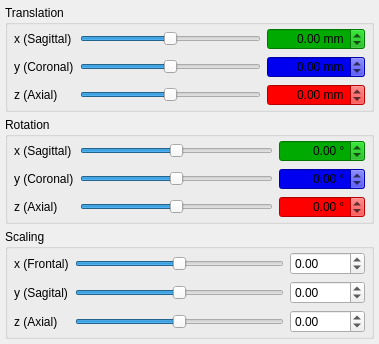
<?xml version="1.0" encoding="UTF-8"?>
<ui version="4.0">
 <class>m2ManipulationWidget</class>
 <widget class="QWidget" name="m2ManipulationWidget">
  <property name="geometry">
   <rect>
    <x>0</x>
    <y>0</y>
    <width>379</width>
    <height>344</height>
   </rect>
  </property>
  <layout class="QVBoxLayout" name="verticalLayout">
   <property name="spacing">
    <number>5</number>
   </property>
   <property name="leftMargin">
    <number>5</number>
   </property>
   <property name="topMargin">
    <number>5</number>
   </property>
   <property name="rightMargin">
    <number>5</number>
   </property>
   <property name="bottomMargin">
    <number>5</number>
   </property>
   <item>
    <widget class="QGroupBox" name="groupBox">
     <property name="title">
      <string>Translation</string>
     </property>
     <layout class="QGridLayout" name="gridLayout_2">
      <property name="leftMargin">
       <number>6</number>
      </property>
      <property name="topMargin">
       <number>3</number>
      </property>
      <property name="rightMargin">
       <number>6</number>
      </property>
      <property name="bottomMargin">
       <number>3</number>
      </property>
      <item row="2" column="0">
       <widget class="QLabel" name="label_4">
        <property name="text">
         <string>y (Coronal)</string>
        </property>
       </widget>
      </item>
      <item row="0" column="0">
       <widget class="QLabel" name="label_2">
        <property name="text">
         <string>x (Sagittal)</string>
        </property>
       </widget>
      </item>
      <item row="3" column="0">
       <widget class="QLabel" name="labelTransZ">
        <property name="text">
         <string>z (Axial)</string>
        </property>
       </widget>
      </item>
      <item row="3" column="1">
       <widget class="QSlider" name="slideTransZ">
        <property name="minimum">
         <number>-100</number>
        </property>
        <property name="maximum">
         <number>100</number>
        </property>
        <property name="orientation">
         <enum>Qt::Horizontal</enum>
        </property>
       </widget>
      </item>
      <item row="2" column="1">
       <widget class="QSlider" name="slideTransY">
        <property name="minimum">
         <number>-100</number>
        </property>
        <property name="maximum">
         <number>100</number>
        </property>
        <property name="orientation">
         <enum>Qt::Horizontal</enum>
        </property>
       </widget>
      </item>
      <item row="0" column="1">
       <widget class="QSlider" name="slideTransX">
        <property name="minimum">
         <number>-100</number>
        </property>
        <property name="maximum">
         <number>100</number>
        </property>
        <property name="orientation">
         <enum>Qt::Horizontal</enum>
        </property>
       </widget>
      </item>
      <item row="0" column="2">
       <widget class="QDoubleSpinBox" name="sbTransX">
        <property name="sizePolicy">
         <sizepolicy hsizetype="Minimum" vsizetype="Fixed">
          <horstretch>0</horstretch>
          <verstretch>0</verstretch>
         </sizepolicy>
        </property>
        <property name="minimumSize">
         <size>
          <width>70</width>
          <height>0</height>
         </size>
        </property>
        <property name="baseSize">
         <size>
          <width>0</width>
          <height>0</height>
         </size>
        </property>
        <property name="styleSheet">
         <string notr="true">background-color: rgb(0, 170, 0)</string>
        </property>
        <property name="alignment">
         <set>Qt::AlignRight|Qt::AlignTrailing|Qt::AlignVCenter</set>
        </property>
        <property name="suffix">
         <string> mm</string>
        </property>
        <property name="decimals">
         <number>2</number>
        </property>
        <property name="minimum">
         <double>-9999.000000000000000</double>
        </property>
        <property name="maximum">
         <double>9999.000000000000000</double>
        </property>
        <property name="singleStep">
         <double>0.010000000000000</double>
        </property>
       </widget>
      </item>
      <item row="2" column="2">
       <widget class="QDoubleSpinBox" name="sbTransY">
        <property name="sizePolicy">
         <sizepolicy hsizetype="Minimum" vsizetype="Fixed">
          <horstretch>0</horstretch>
          <verstretch>0</verstretch>
         </sizepolicy>
        </property>
        <property name="minimumSize">
         <size>
          <width>70</width>
          <height>0</height>
         </size>
        </property>
        <property name="baseSize">
         <size>
          <width>0</width>
          <height>0</height>
         </size>
        </property>
        <property name="styleSheet">
         <string notr="true">background-color:rgb(0, 0, 240)</string>
        </property>
        <property name="alignment">
         <set>Qt::AlignRight|Qt::AlignTrailing|Qt::AlignVCenter</set>
        </property>
        <property name="suffix">
         <string> mm</string>
        </property>
        <property name="decimals">
         <number>2</number>
        </property>
        <property name="minimum">
         <double>-9999.000000000000000</double>
        </property>
        <property name="maximum">
         <double>9999.000000000000000</double>
        </property>
        <property name="singleStep">
         <double>0.010000000000000</double>
        </property>
       </widget>
      </item>
      <item row="3" column="2">
       <widget class="QDoubleSpinBox" name="sbTransZ">
        <property name="sizePolicy">
         <sizepolicy hsizetype="Minimum" vsizetype="Fixed">
          <horstretch>0</horstretch>
          <verstretch>0</verstretch>
         </sizepolicy>
        </property>
        <property name="minimumSize">
         <size>
          <width>70</width>
          <height>0</height>
         </size>
        </property>
        <property name="baseSize">
         <size>
          <width>0</width>
          <height>0</height>
         </size>
        </property>
        <property name="styleSheet">
         <string notr="true">background-color:rgb(255, 0, 0)</string>
        </property>
        <property name="alignment">
         <set>Qt::AlignRight|Qt::AlignTrailing|Qt::AlignVCenter</set>
        </property>
        <property name="suffix">
         <string> mm</string>
        </property>
        <property name="decimals">
         <number>2</number>
        </property>
        <property name="minimum">
         <double>-9999.000000000000000</double>
        </property>
        <property name="maximum">
         <double>9999.000000000000000</double>
        </property>
        <property name="singleStep">
         <double>0.010000000000000</double>
        </property>
       </widget>
      </item>
     </layout>
    </widget>
   </item>
   <item>
    <widget class="QGroupBox" name="groupBox_2">
     <property name="title">
      <string>Rotation</string>
     </property>
     <layout class="QGridLayout" name="gridLayout_3">
      <property name="leftMargin">
       <number>6</number>
      </property>
      <property name="topMargin">
       <number>3</number>
      </property>
      <property name="rightMargin">
       <number>6</number>
      </property>
      <property name="bottomMargin">
       <number>3</number>
      </property>
      <property name="verticalSpacing">
       <number>6</number>
      </property>
      <item row="2" column="0">
       <widget class="QLabel" name="labelRotY">
        <property name="text">
         <string>y (Coronal)</string>
        </property>
       </widget>
      </item>
      <item row="0" column="0">
       <widget class="QLabel" name="labelRotX">
        <property name="text">
         <string>x (Sagittal)</string>
        </property>
       </widget>
      </item>
      <item row="3" column="0">
       <widget class="QLabel" name="labelRotZ">
        <property name="text">
         <string>z (Axial)</string>
        </property>
       </widget>
      </item>
      <item row="3" column="1">
       <widget class="QSlider" name="slideRotZ">
        <property name="minimum">
         <number>-180</number>
        </property>
        <property name="maximum">
         <number>180</number>
        </property>
        <property name="orientation">
         <enum>Qt::Horizontal</enum>
        </property>
       </widget>
      </item>
      <item row="2" column="1">
       <widget class="QSlider" name="slideRotY">
        <property name="minimum">
         <number>-180</number>
        </property>
        <property name="maximum">
         <number>180</number>
        </property>
        <property name="orientation">
         <enum>Qt::Horizontal</enum>
        </property>
       </widget>
      </item>
      <item row="0" column="1">
       <widget class="QSlider" name="slideRotX">
        <property name="minimum">
         <number>-180</number>
        </property>
        <property name="maximum">
         <number>180</number>
        </property>
        <property name="orientation">
         <enum>Qt::Horizontal</enum>
        </property>
       </widget>
      </item>
      <item row="0" column="2">
       <widget class="QDoubleSpinBox" name="sbRotX">
        <property name="sizePolicy">
         <sizepolicy hsizetype="Minimum" vsizetype="Fixed">
          <horstretch>0</horstretch>
          <verstretch>0</verstretch>
         </sizepolicy>
        </property>
        <property name="minimumSize">
         <size>
          <width>86</width>
          <height>0</height>
         </size>
        </property>
        <property name="baseSize">
         <size>
          <width>0</width>
          <height>0</height>
         </size>
        </property>
        <property name="styleSheet">
         <string notr="true">background-color:rgb(0, 170, 0)</string>
        </property>
        <property name="alignment">
         <set>Qt::AlignRight|Qt::AlignTrailing|Qt::AlignVCenter</set>
        </property>
        <property name="prefix">
         <string/>
        </property>
        <property name="suffix">
         <string> °</string>
        </property>
        <property name="minimum">
         <double>-360.000000000000000</double>
        </property>
        <property name="maximum">
         <double>360.000000000000000</double>
        </property>
        <property name="singleStep">
         <double>0.500000000000000</double>
        </property>
       </widget>
      </item>
      <item row="2" column="2">
       <widget class="QDoubleSpinBox" name="sbRotY">
        <property name="sizePolicy">
         <sizepolicy hsizetype="Minimum" vsizetype="Fixed">
          <horstretch>0</horstretch>
          <verstretch>0</verstretch>
         </sizepolicy>
        </property>
        <property name="minimumSize">
         <size>
          <width>86</width>
          <height>0</height>
         </size>
        </property>
        <property name="baseSize">
         <size>
          <width>0</width>
          <height>0</height>
         </size>
        </property>
        <property name="styleSheet">
         <string notr="true">background-color:rgb(0, 0, 240)</string>
        </property>
        <property name="alignment">
         <set>Qt::AlignRight|Qt::AlignTrailing|Qt::AlignVCenter</set>
        </property>
        <property name="suffix">
         <string> °</string>
        </property>
        <property name="minimum">
         <double>-360.000000000000000</double>
        </property>
        <property name="maximum">
         <double>360.000000000000000</double>
        </property>
        <property name="singleStep">
         <double>0.500000000000000</double>
        </property>
       </widget>
      </item>
      <item row="3" column="2">
       <widget class="QDoubleSpinBox" name="sbRotZ">
        <property name="sizePolicy">
         <sizepolicy hsizetype="Minimum" vsizetype="Fixed">
          <horstretch>0</horstretch>
          <verstretch>0</verstretch>
         </sizepolicy>
        </property>
        <property name="minimumSize">
         <size>
          <width>86</width>
          <height>0</height>
         </size>
        </property>
        <property name="baseSize">
         <size>
          <width>0</width>
          <height>0</height>
         </size>
        </property>
        <property name="styleSheet">
         <string notr="true">background-color:rgb(255, 0, 0)</string>
        </property>
        <property name="alignment">
         <set>Qt::AlignRight|Qt::AlignTrailing|Qt::AlignVCenter</set>
        </property>
        <property name="suffix">
         <string> °</string>
        </property>
        <property name="minimum">
         <double>-360.000000000000000</double>
        </property>
        <property name="maximum">
         <double>360.000000000000000</double>
        </property>
        <property name="singleStep">
         <double>0.500000000000000</double>
        </property>
       </widget>
      </item>
     </layout>
    </widget>
   </item>
   <item>
    <widget class="QGroupBox" name="groupScale">
     <property name="title">
      <string>Scaling</string>
     </property>
     <layout class="QGridLayout" name="gridLayout_4">
      <property name="leftMargin">
       <number>6</number>
      </property>
      <property name="topMargin">
       <number>3</number>
      </property>
      <property name="rightMargin">
       <number>6</number>
      </property>
      <property name="bottomMargin">
       <number>3</number>
      </property>
      <item row="2" column="0">
       <widget class="QLabel" name="label_9">
        <property name="text">
         <string>y (Sagital)</string>
        </property>
       </widget>
      </item>
      <item row="0" column="0">
       <widget class="QLabel" name="label_10">
        <property name="text">
         <string>x (Frontal)</string>
        </property>
       </widget>
      </item>
      <item row="3" column="0">
       <widget class="QLabel" name="label_11">
        <property name="text">
         <string>z (Axial)</string>
        </property>
       </widget>
      </item>
      <item row="3" column="1">
       <widget class="QSlider" name="slideScaleZ">
        <property name="minimum">
         <number>-100</number>
        </property>
        <property name="maximum">
         <number>100</number>
        </property>
        <property name="orientation">
         <enum>Qt::Horizontal</enum>
        </property>
       </widget>
      </item>
      <item row="2" column="1">
       <widget class="QSlider" name="slideScaleY">
        <property name="minimum">
         <number>-100</number>
        </property>
        <property name="maximum">
         <number>100</number>
        </property>
        <property name="orientation">
         <enum>Qt::Horizontal</enum>
        </property>
       </widget>
      </item>
      <item row="0" column="1">
       <widget class="QSlider" name="slideScaleX">
        <property name="minimum">
         <number>-100</number>
        </property>
        <property name="maximum">
         <number>100</number>
        </property>
        <property name="orientation">
         <enum>Qt::Horizontal</enum>
        </property>
       </widget>
      </item>
      <item row="0" column="2">
       <widget class="QDoubleSpinBox" name="sbScaleX">
        <property name="sizePolicy">
         <sizepolicy hsizetype="Minimum" vsizetype="Fixed">
          <horstretch>0</horstretch>
          <verstretch>0</verstretch>
         </sizepolicy>
        </property>
        <property name="minimumSize">
         <size>
          <width>70</width>
          <height>0</height>
         </size>
        </property>
        <property name="baseSize">
         <size>
          <width>0</width>
          <height>0</height>
         </size>
        </property>
        <property name="minimum">
         <double>-9999.000000000000000</double>
        </property>
        <property name="maximum">
         <double>9999.000000000000000</double>
        </property>
       </widget>
      </item>
      <item row="2" column="2">
       <widget class="QDoubleSpinBox" name="sbScaleY">
        <property name="sizePolicy">
         <sizepolicy hsizetype="Minimum" vsizetype="Fixed">
          <horstretch>0</horstretch>
          <verstretch>0</verstretch>
         </sizepolicy>
        </property>
        <property name="minimumSize">
         <size>
          <width>70</width>
          <height>0</height>
         </size>
        </property>
        <property name="baseSize">
         <size>
          <width>0</width>
          <height>0</height>
         </size>
        </property>
        <property name="minimum">
         <double>-9999.000000000000000</double>
        </property>
        <property name="maximum">
         <double>9999.000000000000000</double>
        </property>
       </widget>
      </item>
      <item row="3" column="2">
       <widget class="QDoubleSpinBox" name="sbScaleZ">
        <property name="sizePolicy">
         <sizepolicy hsizetype="Minimum" vsizetype="Fixed">
          <horstretch>0</horstretch>
          <verstretch>0</verstretch>
         </sizepolicy>
        </property>
        <property name="minimumSize">
         <size>
          <width>70</width>
          <height>0</height>
         </size>
        </property>
        <property name="baseSize">
         <size>
          <width>0</width>
          <height>0</height>
         </size>
        </property>
        <property name="minimum">
         <double>-9999.000000000000000</double>
        </property>
        <property name="maximum">
         <double>9999.000000000000000</double>
        </property>
       </widget>
      </item>
     </layout>
    </widget>
   </item>
  </layout>
 </widget>
 <resources/>
 <connections/>
 <designerdata>
  <property name="gridDeltaX">
   <number>5</number>
  </property>
  <property name="gridDeltaY">
   <number>5</number>
  </property>
  <property name="gridSnapX">
   <bool>true</bool>
  </property>
  <property name="gridSnapY">
   <bool>true</bool>
  </property>
  <property name="gridVisible">
   <bool>true</bool>
  </property>
 </designerdata>
</ui>
